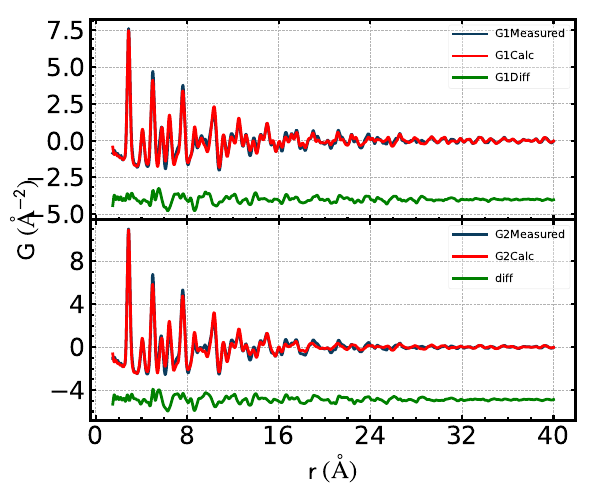

This figure's Python source:
from splot.splot import data_dict, Splot
import numpy as np

#get the dataPaths:
dataPath1 = "data/1/80"
dataPath2 = "data/1/10"

#### Load Data Set 1:
r1 = np.loadtxt(dataPath1, skiprows=4, usecols=(0,))
Gtrunc1 = np.loadtxt(dataPath1, skiprows=4, usecols=(1,))
Gdiff1 = np.loadtxt(dataPath1, skiprows=4, usecols=(2,))
Gcalc1 = np.loadtxt(dataPath1, skiprows=4, usecols=(3,))

# Load Data Set 2:
r2 = np.loadtxt(dataPath2, skiprows=4, usecols=(0,))
Gtrunc2 = np.loadtxt(dataPath2, skiprows=4, usecols=(1,))
Gdiff2 = np.loadtxt(dataPath2, skiprows=4, usecols=(2,))
Gcalc2 = np.loadtxt(dataPath2, skiprows=4, usecols=(3,))

# Setup Data for the plot: User can set line style
g1 = data_dict( (r1, Gtrunc1), samplename ='G1', scan = 'Measured')
g1calc = data_dict( (r1, Gcalc1), samplename  = 'G1', scan = 'Calc', \
                    color = 'r')
g1diff = data_dict( (r1, Gdiff1), samplename = 'G1', scan = 'Diff', \
                    color = 'g')

# Setup Data for the plot: user can use the group style sheet
g2 = data_dict( (r2, Gtrunc2), samplename ='G2', scan = 'Measured')
g2calc = data_dict( (r2, Gcalc2), samplename = 'G2', scan = 'Calc', color = 'r')
g2diff = data_dict( (r2, Gdiff2), samplename = 'G2', scan = 'Diff')

# plot axis setup: here we have 2 rows x 1 col
H = Splot(2, 1)

# plot data set 1 at top panel, plot diff curve from the data set
H.plot_data(**g1, r=0, c=0)
H.plot_data(**g1calc, r=0, c=0)
H.plot_data(**g1diff, r=0, c=0, offsety = -4) # shift the diff curve manually

# plot data set 2 at bottom pane, the diff curve is generated by splot
H.plot_data(**g2, r=1, c=0)
# add legend for all curves in the last step
H.plot_data(**g2calc, r=1, c=0, diff = True, legend = 'in')

# See the figure
H.show()

# Save figure
H.save(name = 'Example_1_MeasCalcDiff', form ='pdf')